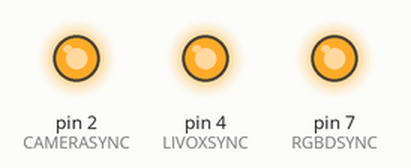
The sketch below on a simulated Arduino Uno, built with avr-gcc and run on an emulated ATmega328P. Shown: output pins drawn as LEDs (lit = HIGH).

Above: at 0.02 s.
At 1.47 s:
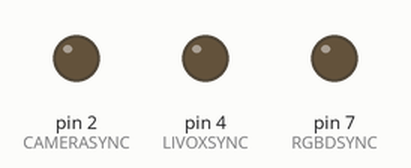
At 2.17 s:
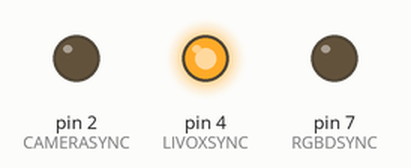
At 2.92 s:
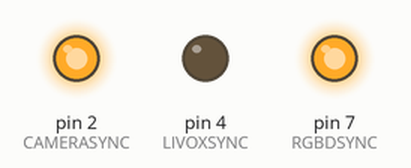
Timing chart, 0 to 3.2 s (numbered marks = the images above):
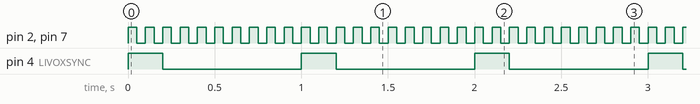

The sketch:

hardware_sync.ino
```cpp
// Hard synchronization sketch for Arduino UNO
// Pinout:
// Pin 2: Camera sync signal @ 10Hz, 50% duty cycle
// Pin 4: Livox Mid-40 sync signal @ 1Hz, 20% duty cycle
// Pin 7: Realsense rgbd sync signal @ 10Hz, 50% duty cycle

#define CAMERASYNC 2
#define LIVOXSYNC 4
#define RGBDSYNC 7

void setup() {
  // put your setup code here, to run once:
  pinMode(CAMERASYNC, OUTPUT);
  pinMode(LIVOXSYNC, OUTPUT);
  pinMode(RGBDSYNC, OUTPUT);
  digitalWrite(CAMERASYNC, LOW);
  digitalWrite(LIVOXSYNC, LOW);
  digitalWrite(RGBDSYNC, LOW);
}

void loop() {
  // put your main code here, to run repeatedly:
  digitalWrite(LIVOXSYNC, HIGH);

  for(int i=0; i<2; i++){
    digitalWrite(CAMERASYNC, HIGH);
    digitalWrite(RGBDSYNC, HIGH);
    delay(50); // Delay 50 ms for camera high signal
    digitalWrite(CAMERASYNC, LOW);
    digitalWrite(RGBDSYNC, LOW);
    delay(50); // Delay 50 ms for camera low signal
  }

  digitalWrite(LIVOXSYNC, LOW);

  for(int i=0; i<8; i++){
    digitalWrite(CAMERASYNC, HIGH);
    digitalWrite(RGBDSYNC, HIGH);
    delay(50); // Delay 50 ms for camera high signal
    digitalWrite(CAMERASYNC, LOW);
    digitalWrite(RGBDSYNC, LOW);
    delay(50); // Delay 50 ms for camera low signal
   }


}
```

Measured:
- by itself, pin 2 (CAMERASYNC), pin 7 (RGBDSYNC): alternates HIGH for 0.05 s and LOW for 0.05 s
- by itself, pin 4 (LIVOXSYNC): alternates HIGH for 0.20 s and LOW for 0.80 s
